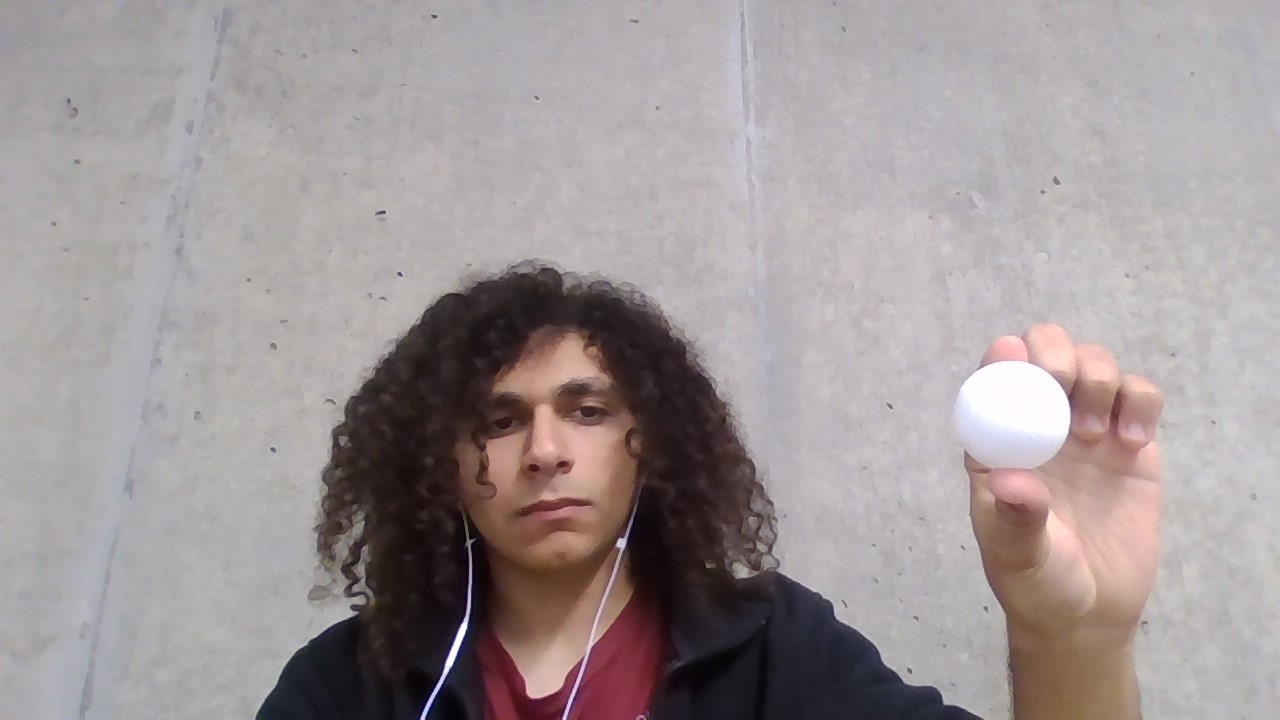
#> input picture pictures/ball_3.jpg, 1280 x 720 px, found by its file name
$ python BallDetect_2_unchecked.py
#> lines starting #> are read from the running program, lines starting #| are printed output that depends on the picture; after the words box and inside, x2 and y2 are one past the last pixel; in counts of white or black regions, pixels touching at a corner belong together; long printed decimals are rounded
#####################################################################################
##### THE FOLLOWING HAS BEEN PASTED FROM CHATGPT. IT CONTAINS UNCHECKED CODE ########
#####################################################################################

import cv2
import numpy as np
from dataclasses import dataclass
from typing import Optional, Tuple, List

@dataclass
class Detection:
    center_xy: Tuple[float, float]
    radius: float
    score: float  # higher is better (you can define how)

def circularity(area: float, perimeter: float) -> float:
    if perimeter <= 1e-6:
        return 0.0
    return float(4.0 * np.pi * area / (perimeter * perimeter))

def fit_circle_from_contour(cnt: np.ndarray) -> Tuple[Tuple[float, float], float]:
    (x, y), r = cv2.minEnclosingCircle(cnt)
    return (float(x), float(y)), float(r)

def edge_circle_fallback(gray: np.ndarray, roi: Tuple[int, int, int, int]) -> Optional[Detection]:
    """
    Fallback: run Canny + contour circle-fit inside ROI, return best circular contour.
    roi: (x0, y0, x1, y1) inclusive-exclusive.
    """
    x0, y0, x1, y1 = roi
    patch = gray[y0:y1, x0:x1]
    if patch.size == 0:
        return None

    patch_blur = cv2.GaussianBlur(patch, (5, 5), 0)
    edges = cv2.Canny(patch_blur, 60, 160)

    # Close small gaps in edges
    edges = cv2.morphologyEx(edges, cv2.MORPH_CLOSE, np.ones((3, 3), np.uint8), iterations=1)

    cnts, _ = cv2.findContours(edges, cv2.RETR_EXTERNAL, cv2.CHAIN_APPROX_SIMPLE)
    best = None

    for cnt in cnts:
        area = cv2.contourArea(cnt)
        if area < 30:
            continue
        per = cv2.arcLength(cnt, True)
        circ = circularity(area, per)
        if circ < 0.5:
            continue

        (cx, cy), r = fit_circle_from_contour(cnt)

        # Score: prefer circular + larger area, but not crazy large
        score = circ * np.sqrt(area)

        # Convert to full-image coords
        full_cx = cx + x0
        full_cy = cy + y0

        det = Detection(center_xy=(full_cx, full_cy), radius=r, score=score)
        if (best is None) or (det.score > best.score):
            best = det

    return best

class PingPongBallSegmenter:
    def __init__(
        self,
        # Expected radius range in pixels (set loosely at first, tighten later)
        radius_range: Tuple[float, float] = (6.0, 60.0),
        # Minimum circularity threshold
        min_circularity: float = 0.6,
        # Foreground mask cleanup
        morph_kernel: Tuple[int, int] = (5, 5),
        # Background subtractor history and sensitivity
        mog2_history: int = 300,
        mog2_var_threshold: float = 20.0,
        detect_shadows: bool = True,
    ):
        self.r_min, self.r_max = radius_range
        self.min_circ = min_circularity
        self.kernel = cv2.getStructuringElement(cv2.MORPH_ELLIPSE, morph_kernel)

        # Background subtractor: best for stationary camera
        self.bgs = cv2.createBackgroundSubtractorMOG2(
            history=mog2_history,
            varThreshold=mog2_var_threshold,
            detectShadows=detect_shadows
        )

        # If you're feeding only occasional frames, you can keep learningRate small/0 later.
        self.default_learning_rate = 0.01

    def _postprocess_mask(self, fgmask: np.ndarray) -> np.ndarray:
        """
        MOG2 mask: typically
          0   = background
          255 = foreground
          127 = shadow (if detectShadows=True)
        We drop shadows, keep only real foreground.
        """
        # Keep only definite foreground
        mask = (fgmask == 255).astype(np.uint8) * 255

        # Clean up speckles & fill holes
        mask = cv2.morphologyEx(mask, cv2.MORPH_OPEN, self.kernel, iterations=1)
        mask = cv2.morphologyEx(mask, cv2.MORPH_CLOSE, self.kernel, iterations=2)

        return mask

    def detect(self, gray: np.ndarray, learning_rate: Optional[float] = None) -> Optional[Detection]:
        if learning_rate is None:
            learning_rate = self.default_learning_rate

        if gray.ndim != 2:
            raise ValueError("Input must be grayscale (H x W).")

        # Mild blur helps stability
        gray_blur = cv2.GaussianBlur(gray, (5, 5), 0)

        fgmask = self.bgs.apply(gray_blur, learningRate=learning_rate)
        mask = self._postprocess_mask(fgmask)

        cnts, _ = cv2.findContours(mask, cv2.RETR_EXTERNAL, cv2.CHAIN_APPROX_SIMPLE)
        best = None

        for cnt in cnts:
            area = cv2.contourArea(cnt)
            if area < 30:
                continue

            per = cv2.arcLength(cnt, True)
            circ = circularity(area, per)
            if circ < self.min_circ:
                continue

            (cx, cy), r = fit_circle_from_contour(cnt)
            if not (self.r_min <= r <= self.r_max):
                continue

            # Score: prefer more circular and reasonable size
            score = circ * np.sqrt(area)

            det = Detection(center_xy=(cx, cy), radius=r, score=score)
            if (best is None) or (det.score > best.score):
                best = det

        # If mask-based detection fails, try edge fallback around the largest blob area (or whole image)
        if best is None:
            # Try edge-based search on full image (still lightweight)
            best = edge_circle_fallback(gray_blur, (0, 0, gray.shape[1], gray.shape[0]))

        return best

def draw_detection(vis_bgr: np.ndarray, det: Detection) -> np.ndarray:
    out = vis_bgr.copy()
    cx, cy = det.center_xy
    cv2.circle(out, (int(round(cx)), int(round(cy))), int(round(det.radius)), (0, 255, 0), 2)
    cv2.circle(out, (int(round(cx)), int(round(cy))), 2, (0, 0, 255), -1)
    cv2.putText(
        out, f"r={det.radius:.1f} score={det.score:.1f}",
        (int(cx) + 10, int(cy) - 10),
        cv2.FONT_HERSHEY_SIMPLEX, 0.5, (0, 255, 0), 1, cv2.LINE_AA
    )
    return out

if __name__ == "__main__":
    # Your current line (single image):
    # im = cv2.imread("pictures/ball_3.jpg", cv2.IMREAD_GRAYSCALE)
    gray = cv2.imread("pictures/ball_3.jpg", cv2.IMREAD_GRAYSCALE)
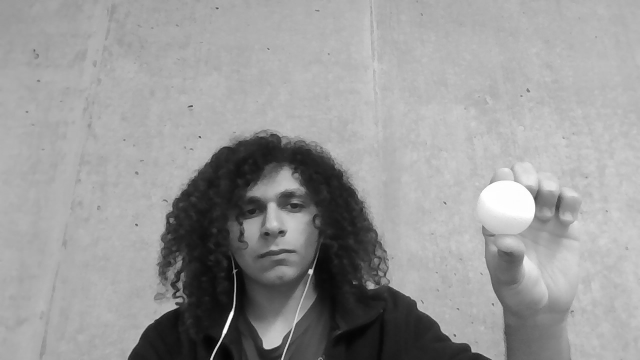
#> gray: shape (720, 1280) (shown at 1/2 size); min 0, max 255, mean 152.9
    if gray is None:
        raise FileNotFoundError("Could not read image. Check the path.")

    # For visualization
    bgr = cv2.cvtColor(gray, cv2.COLOR_GRAY2BGR)

    # Instantiate segmenter
    seg = PingPongBallSegmenter(
        radius_range=(500, 1000),        # widen initially; tighten once you know typical pixel radius
        min_circularity=0.55,        # loosen a bit for partial blobs
        mog2_history=200,
        mog2_var_threshold=16,
        detect_shadows=True
    )

    # IMPORTANT:
    # Background subtractors need a few frames to build a model.
    # With a single image, we can "prime" it by feeding the same image a few times
    # (in a real system, you'd feed actual earlier frames).
    for _ in range(30):
        _ = seg.detect(gray, learning_rate=0.2)  # learn background quickly

    # Now "freeze" learning (learning_rate=0) so the ball isn't absorbed into background
    det = seg.detect(gray, learning_rate=0.0)
#> in edge_circle_fallback (call 31), `edges = cv2.Canny(patch_blur, 60, 160)`:
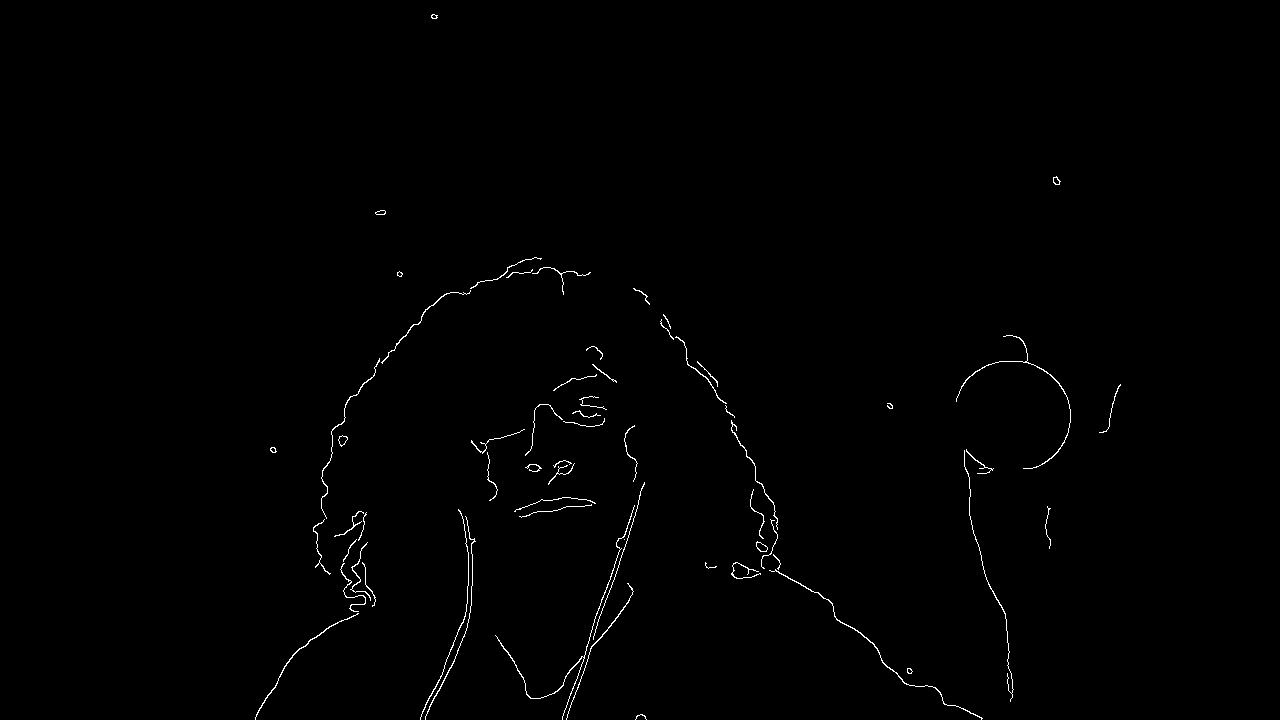
#> edges: shape (720, 1280); 0.6% white in thin lines or dots, all inside (x1, y1, x2, y2) = (255, 14, 1121, 720)
#> the loop in edge_circle_fallback (call 31), `for cnt in cnts:` made 41 passes
#> (area, per, circ) on passes 3, 8, 9, 13, 15, 17, 22, 33: (46, 332.8, 0.00522), (456, 841.7, 0.00809), (967, 534.8, 0.0425), (663.5, 849.5, 0.0116), (187, 91.74, 0.279), (123, 674.3, 0.0034), (227.5, 1018.1, 0.00276), (75.5, 596.7, 0.00266)

    if det is None:
        print("No ball detected.")
        cv2.imshow("gray", gray)
        cv2.waitKey(0)
    else:
        print(f"Detected center={det.center_xy}, radius={det.radius:.2f}, score={det.score:.2f}")
#| Detected center=(745.5, 570.955), radius=14.82, score=9.02
        vis = draw_detection(bgr, det)
#> in draw_detection, `cv2.putText( out, f"r={det.radius:.1f} score={det.score:.1f}", (int(cx..`:
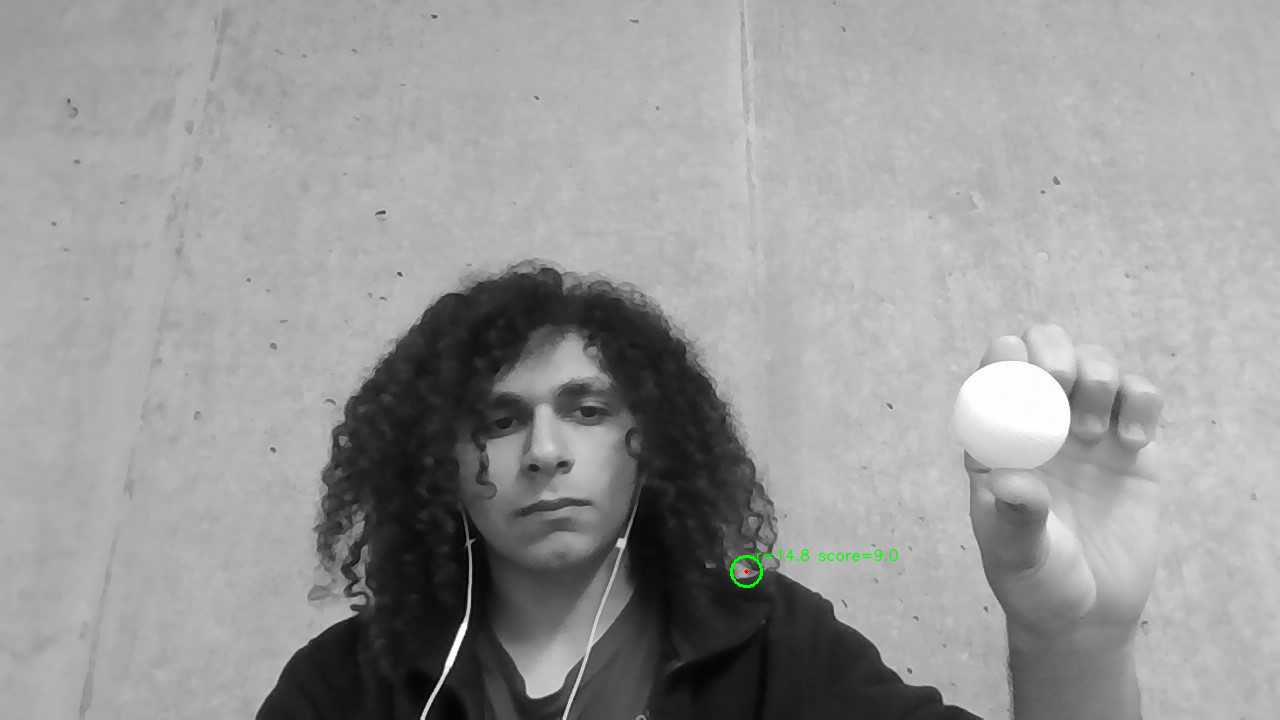
#> out: shape (720, 1280, 3); mean B, G, R 152.8, 153, 152.8

        # Show intermediate mask too (optional)
        # Recompute mask for viewing
        fgmask = seg.bgs.apply(cv2.GaussianBlur(gray, (5, 5), 0), learningRate=0.0)
        mask = (fgmask == 255).astype(np.uint8) * 255
        mask = cv2.morphologyEx(mask, cv2.MORPH_OPEN, seg.kernel, iterations=1)
        mask = cv2.morphologyEx(mask, cv2.MORPH_CLOSE, seg.kernel, iterations=2)

        cv2.imshow("mask", mask)
        cv2.imshow("detection", vis)
        cv2.waitKey(0)

$ run again, with pictures/ball_1.jpg copied over pictures/ball_3.jpg
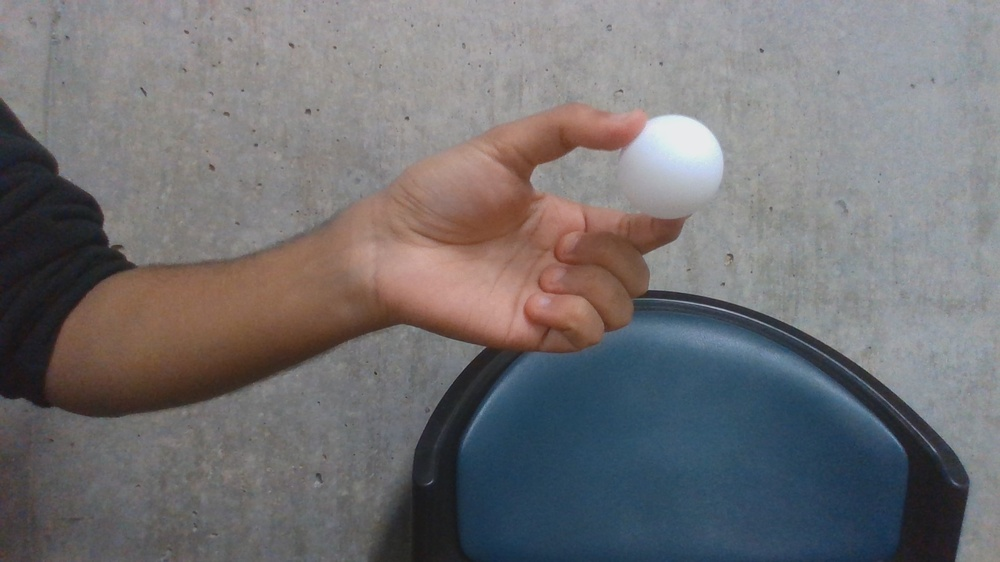
#> input picture pictures/ball_1.jpg, 1000 x 562 px, shrunk from 1920 x 1080 before the run, found by its file name
#> `gray = cv2.imread("pictures/ball_3.jpg", cv2.IMREAD_GRAYSCALE)`:
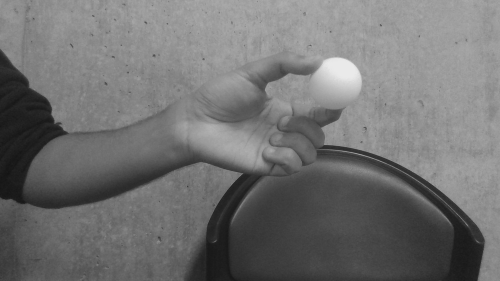
#> gray: shape (562, 1000) (shown at 1/2 size); min 19, max 238, mean 113.5
#> in edge_circle_fallback (call 31), `edges = cv2.Canny(patch_blur, 60, 160)`:
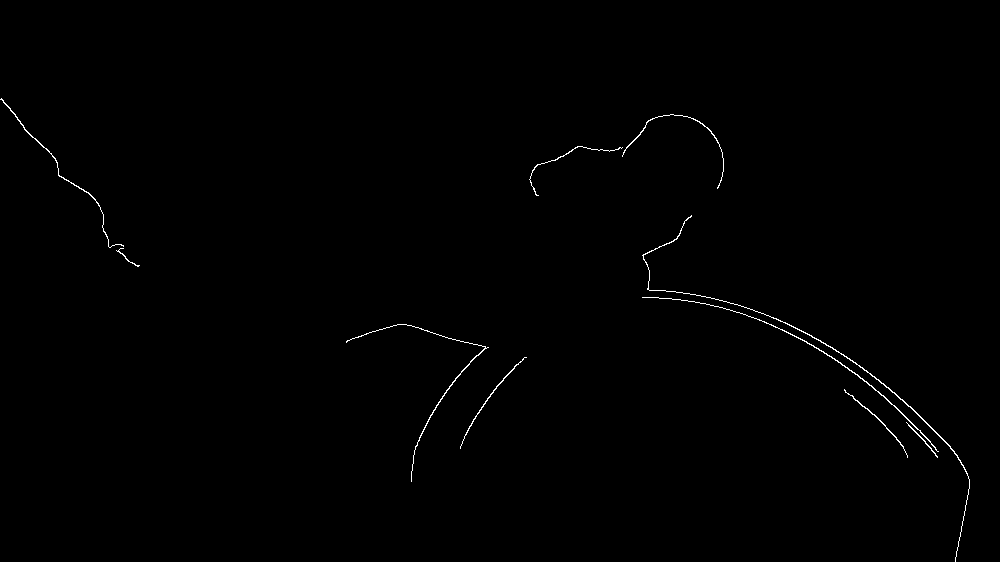
#> edges: shape (562, 1000); 0.44% white in thin lines or dots, all inside (x1, y1, x2, y2) = (0, 98, 970, 562)
#> the loop in edge_circle_fallback (call 31), `for cnt in cnts:` made 8 passes
#> (area, per, circ) on passes 1 to 8: (49, 196.4, 0.016), (53, 241.4, 0.0114), (79, 645.6, 0.00238), (276.5, 738.2, 0.00638), (171.5, 1208.3, 0.00148), (31.5, 269.4, 0.00545), (48.5, 366.9, 0.00453), (108.5, 510.7, 0.00523)
#> det = None
